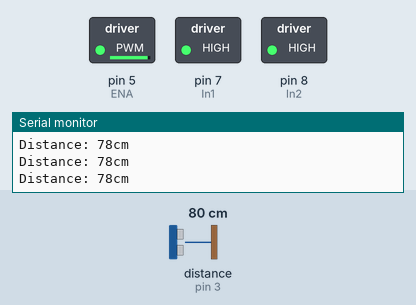
Bench run of a sketch on a simulated Arduino Uno, built with avr-gcc and run on an emulated ATmega328P. On the bench: switched loads named in the sketch (green lamp = pin HIGH), the last lines printed to the serial monitor. Wiring (inferred from the names in the program): ultrasonic range finder: trigger pin 2; echo pin 3. The inputs (shaded band) are chosen by the test bench; at power-on: distance to the obstacle (sensor on pin 3) 80 cm. The echo pulse lasts 58.3 µs per cm; pins used as bus, display or sensor lines are not drawn.

Above: at 1.2 s.
1.3 s: distance to the obstacle (sensor on pin 3) set to 24 cm
4.3 s: distance to the obstacle (sensor on pin 3) set to 19 cm
At 5.4 s:
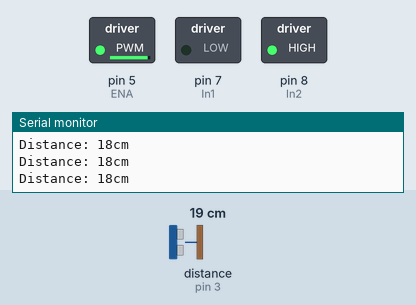
5.8 s: distance to the obstacle (sensor on pin 3) set to 60 cm
At 6.9 s:
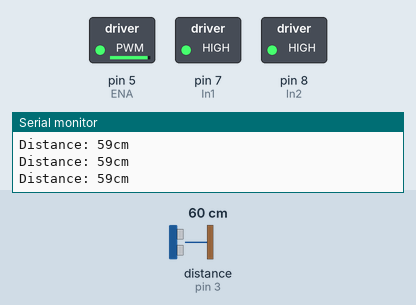
7.3 s: distance to the obstacle (sensor on pin 3) set to 2 cm
At 8.5 s:
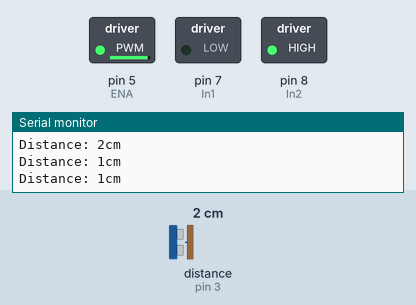
Timing chart, 0 to 9.8 s (numbered marks = the images above; inputs shaded):
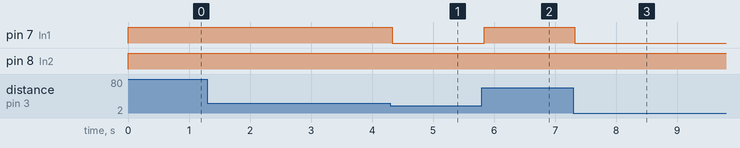

The sketch:

robotCode.ino
```cpp
int In1 = 7; //IN1 connected to D7 on arduino - right motor
int In2 = 8; //IN2 connected to D8 on arduino - left motor
int ENA = 5; //ENA connected to D5 on arduino
int SPEED = 240; //Initialize speed of motor

int triggerPin = 2;
int echoPin = 3;
long t;
int distance;

void setup() {
  Serial.begin(9600);

  //Arduino sends signal to sensor
  pinMode(triggerPin, OUTPUT);
  //Arduino receives distance from sensor
  pinMode(echoPin, INPUT);

  //Set all motor pins as output since arduino will send signals to the motor driver with these pins
  pinMode(In1, OUTPUT);
  pinMode(In2, OUTPUT);
  pinMode(ENA, OUTPUT);

  //Since In1 and In2 pins decide polarity, we need to set one pin "HIGH" and the other "LOW"
  //Below is for clockwise direction
  digitalWrite(In1, HIGH);
  digitalWrite(In2, LOW);

   //Set speed to 210
  //0 is lowest and 255 is highest speed
  analogWrite(ENA, SPEED);

}

void loop() {
  //Clear trigger pin by making it low for 2ms
  digitalWrite(triggerPin, LOW);
  delayMicroseconds(2);
  //Make it high for 10ms, so that sensor sends ultrasonic sound
  digitalWrite(triggerPin, HIGH);
  delayMicroseconds(10);
  //Clear trigger pin again
  digitalWrite(triggerPin, LOW);

  //Store time into the variable t
  t = pulseIn(echoPin, HIGH);
  //Distance is time*(speed/2)
  //Speed of sound is 343m/second = 0.034cm/microsecond
  distance = t*0.034/2;
  Serial.print("Distance: ");
  Serial.print(distance);
  Serial.println("cm");

  //If an object is in front of sensor, turn left
  if(distance <=20)
  {
    digitalWrite(In1, LOW);
    digitalWrite(In2, HIGH);
    //Greater the delay, more the robot turns left
    delay(500);
  }
  //Else keep moving
  else
  {
    digitalWrite(In1, HIGH);
    digitalWrite(In2, HIGH);
  }

}
```

Measured:
- the behaviour switches between 22 and 21 cm on distance to the obstacle (sensor on pin 3) (found by bisection; images 0 and 1)
- after the input at 4.3 s, pin 7 (In1): HIGH → LOW at once
- after the input at 5.8 s, pin 7 (In1): LOW → HIGH at once
- after the input at 7.3 s, pin 7 (In1): HIGH → LOW at once
